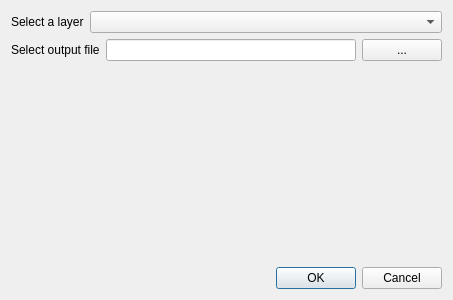
<?xml version="1.0" encoding="UTF-8"?>
<ui version="4.0">
 <class>ExportToGPKGDialogBase</class>
 <widget class="QDialog" name="ExportToGPKGDialogBase">
  <property name="geometry">
   <rect>
    <x>0</x>
    <y>0</y>
    <width>453</width>
    <height>300</height>
   </rect>
  </property>
  <property name="windowTitle">
   <string>Export To GPKG</string>
  </property>
  <layout class="QVBoxLayout" name="verticalLayout">
   <item>
    <layout class="QHBoxLayout" name="horizontalLayout">
     <item>
      <widget class="QLabel" name="label">
       <property name="text">
        <string>Select a layer</string>
       </property>
      </widget>
     </item>
     <item>
      <widget class="QComboBox" name="comboBox">
       <property name="sizePolicy">
        <sizepolicy hsizetype="Expanding" vsizetype="Fixed">
         <horstretch>0</horstretch>
         <verstretch>0</verstretch>
        </sizepolicy>
       </property>
      </widget>
     </item>
    </layout>
   </item>
   <item>
    <layout class="QHBoxLayout" name="horizontalLayout_2">
     <item>
      <widget class="QLabel" name="label_2">
       <property name="text">
        <string>Select output file</string>
       </property>
      </widget>
     </item>
     <item>
      <widget class="QLineEdit" name="lineEdit"/>
     </item>
     <item>
      <widget class="QPushButton" name="pushButton">
       <property name="text">
        <string>...</string>
       </property>
      </widget>
     </item>
    </layout>
   </item>
   <item alignment="Qt::AlignRight|Qt::AlignBottom">
    <widget class="QDialogButtonBox" name="button_box">
     <property name="orientation">
      <enum>Qt::Horizontal</enum>
     </property>
     <property name="standardButtons">
      <set>QDialogButtonBox::Cancel|QDialogButtonBox::Ok</set>
     </property>
    </widget>
   </item>
  </layout>
 </widget>
 <resources/>
 <connections>
  <connection>
   <sender>button_box</sender>
   <signal>accepted()</signal>
   <receiver>ExportToGPKGDialogBase</receiver>
   <slot>accept()</slot>
   <hints>
    <hint type="sourcelabel">
     <x>20</x>
     <y>20</y>
    </hint>
    <hint type="destinationlabel">
     <x>20</x>
     <y>20</y>
    </hint>
   </hints>
  </connection>
  <connection>
   <sender>button_box</sender>
   <signal>rejected()</signal>
   <receiver>ExportToGPKGDialogBase</receiver>
   <slot>reject()</slot>
   <hints>
    <hint type="sourcelabel">
     <x>20</x>
     <y>20</y>
    </hint>
    <hint type="destinationlabel">
     <x>20</x>
     <y>20</y>
    </hint>
   </hints>
  </connection>
 </connections>
</ui>
